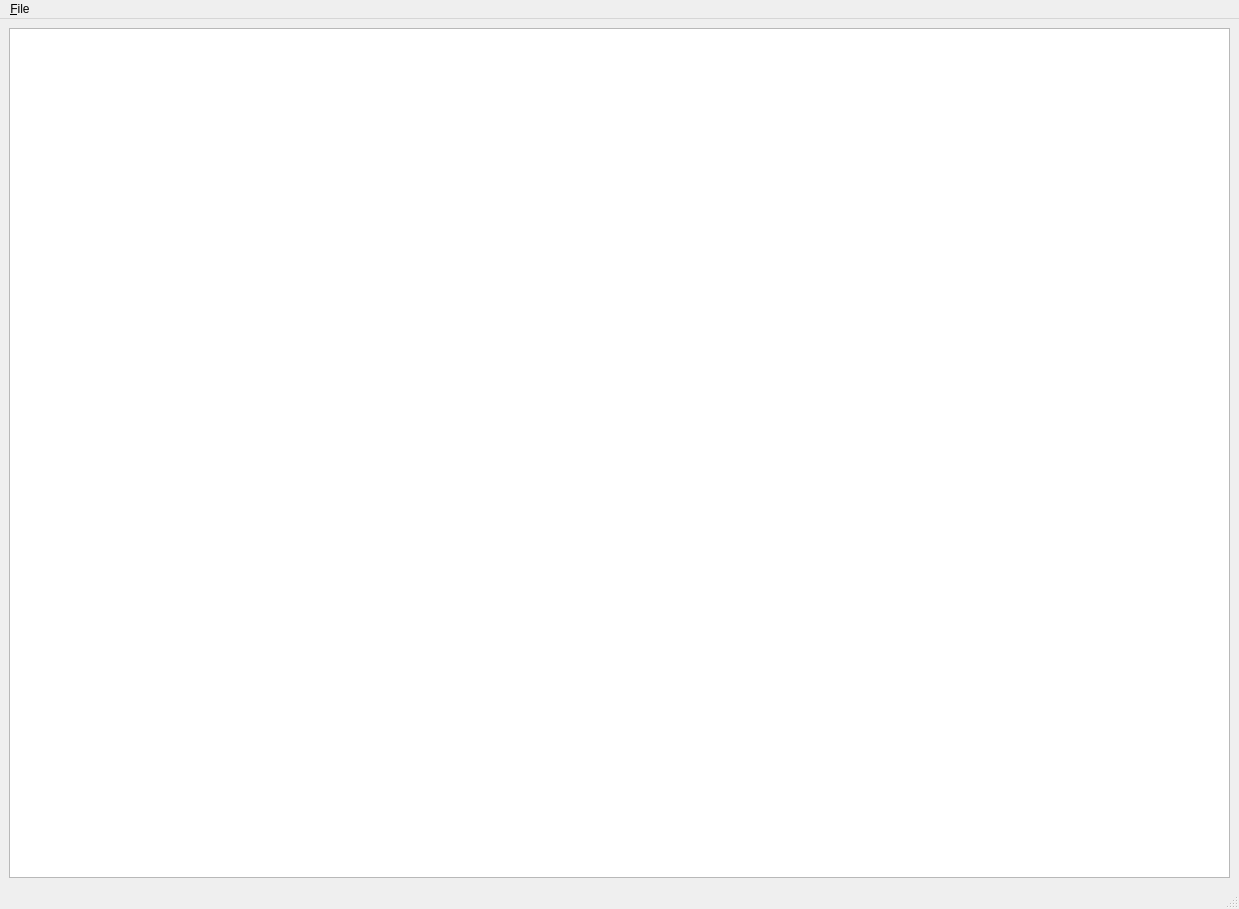
<?xml version="1.0" encoding="UTF-8"?>
<ui version="4.0">
 <class>MainWindow</class>
 <widget class="QMainWindow" name="MainWindow">
  <property name="geometry">
   <rect>
    <x>0</x>
    <y>0</y>
    <width>1239</width>
    <height>909</height>
   </rect>
  </property>
  <property name="windowTitle">
   <string>MainWindow</string>
  </property>
  <widget class="QWidget" name="centralwidget">
   <layout class="QGridLayout" name="gridLayout">
    <item row="0" column="0">
     <widget class="QGraphicsView" name="graphicsView"/>
    </item>
   </layout>
  </widget>
  <widget class="QMenuBar" name="menubar">
   <property name="geometry">
    <rect>
     <x>0</x>
     <y>0</y>
     <width>1239</width>
     <height>22</height>
    </rect>
   </property>
   <widget class="QMenu" name="menu_File">
    <property name="title">
     <string>&amp;File</string>
    </property>
    <addaction name="action_Open"/>
    <addaction name="actionE_xit"/>
   </widget>
   <addaction name="menu_File"/>
  </widget>
  <widget class="QStatusBar" name="statusbar"/>
  <action name="action_Open">
   <property name="text">
    <string>&amp;Open...</string>
   </property>
  </action>
  <action name="actionE_xit">
   <property name="text">
    <string>E&amp;xit</string>
   </property>
  </action>
 </widget>
 <resources/>
 <connections/>
</ui>
